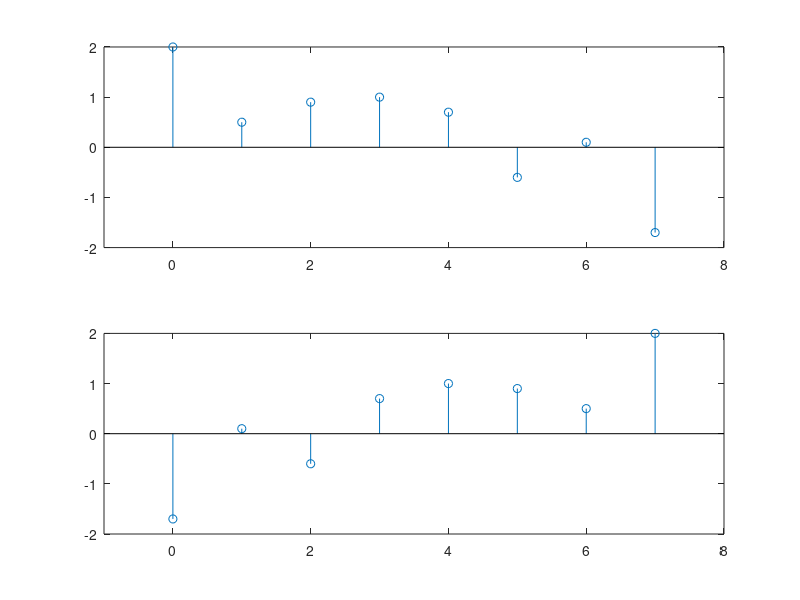

Here is the MATLAB script that generated this plot:
x1=[2 0.5 0.9 1, 0.7 -0.6 0.1 -1.7];
x=fliplr(x1);
subplot(211);
stem(0:length(x1)-1,x1)
axis([-1 length(x1) -2 2] )
subplot(212);
stem(0:length(x)-1,x)
axis([-1 length(x) -2 2] )
